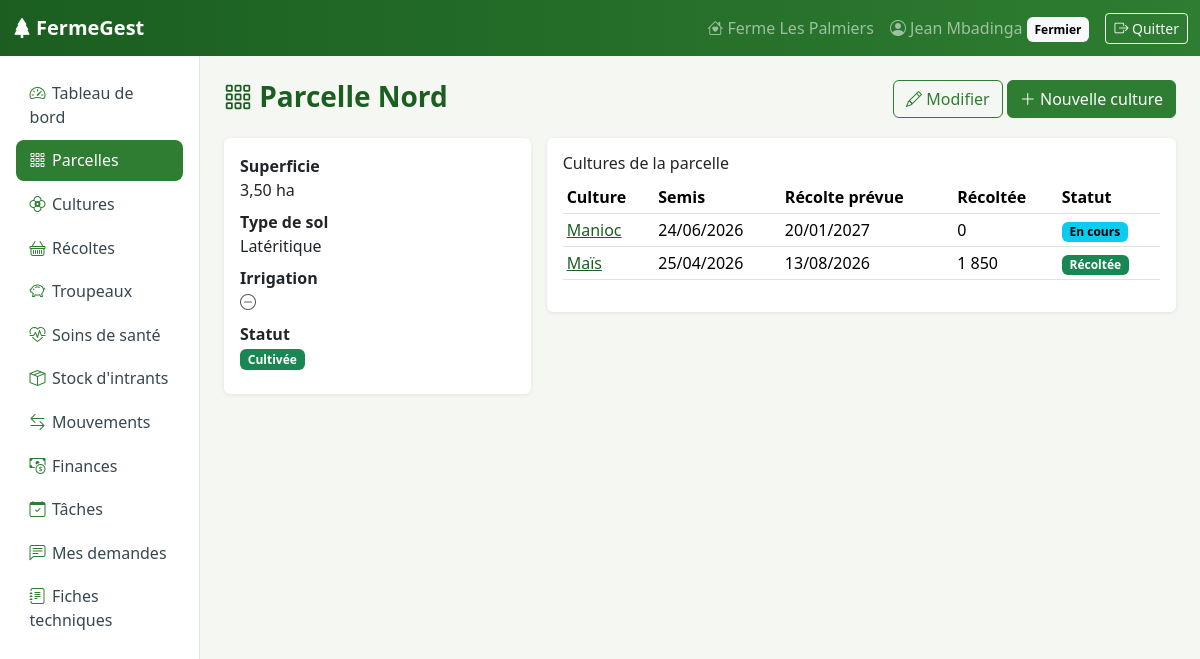
The app's page /exploitation/parcelles/1/ (signed in) with its own data.
### exploitation/models.py (models this page shows, shortened)
class Ferme(models.Model):
    proprietaire = models.OneToOneField(
        settings.AUTH_USER_MODEL, on_delete=models.CASCADE, related_name="ferme"
    )
    nom = models.CharField("Nom de la ferme", max_length=120)
    localisation = models.CharField("Localisation", max_length=160)
    superficie_totale = models.DecimalField(
        "Superficie totale (ha)", max_digits=8, decimal_places=2, default=0
    )
    description = models.TextField("Description", blank=True)
    date_creation = models.DateField("Date de création", default=timezone.localdate)
    class Meta:
        verbose_name = "Ferme"
        verbose_name_plural = "Fermes"

class Parcelle(models.Model):
    class TypeSol(models.TextChoices):
        ARGILEUX = "ARGILEUX", "Argileux"
        SABLEUX = "SABLEUX", "Sableux"
        LIMONEUX = "LIMONEUX", "Limoneux"
        HUMIFERE = "HUMIFERE", "Humifère"
        LATERITIQUE = "LATERITIQUE", "Latéritique"
    class Statut(models.TextChoices):
        LIBRE = "LIBRE", "Libre"
        CULTIVEE = "CULTIVEE", "Cultivée"
        JACHERE = "JACHERE", "En jachère"
    ferme = models.ForeignKey(Ferme, on_delete=models.CASCADE, related_name="parcelles")
    nom = models.CharField("Nom", max_length=80)
    superficie = models.DecimalField("Superficie (ha)", max_digits=7, decimal_places=2,
                                     validators=POSITIF)
    type_sol = models.CharField("Type de sol", max_length=12, choices=TypeSol.choices,
                                default=TypeSol.LIMONEUX)
    irrigation = models.BooleanField("Irrigation disponible", default=False)
    statut = models.CharField("Statut", max_length=10, choices=Statut.choices,
                              default=Statut.LIBRE)
    class Meta:
        ordering = ["nom"]
        unique_together = [("ferme", "nom")]

class Culture(models.Model):
    class Statut(models.TextChoices):
        EN_COURS = "EN_COURS", "En cours"
        RECOLTEE = "RECOLTEE", "Récoltée"
        ABANDONNEE = "ABANDONNEE", "Abandonnée"
    parcelle = models.ForeignKey(Parcelle, on_delete=models.CASCADE, related_name="cultures")
    nom = models.CharField("Culture", max_length=80, help_text="Ex. : manioc, banane plantain")
    variete = models.CharField("Variété", max_length=80, blank=True)
    date_semis = models.DateField("Date de semis / plantation")
    date_recolte_prevue = models.DateField("Récolte prévue", null=True, blank=True)
    statut = models.CharField("Statut", max_length=12, choices=Statut.choices,
                              default=Statut.EN_COURS)
    notes = models.TextField("Notes", blank=True)
    class Meta:
        ordering = ["-date_semis"]
    @property
    def quantite_recoltee(self):
        total = self.recoltes.aggregate(t=models.Sum("quantite"))["t"]
        return total or Decimal("0")

### exploitation/views.py (the view)
# urls.py: path("parcelles/<int:pk>/", views.ParcelleDetail.as_view(), name="parcelle_detail"),
class ParcelleDetail(_DetailBase):
    modele = Parcelle
    template_name = "exploitation/parcelle_detail.html"

### comptes/context_processors.py (called while the page is built)
def navigation(request):
    user = request.user
    role, menu = None, []
    if user.is_authenticated:
        profil = getattr(user, "profil", None)
        if user.is_staff:
            role = "ADMIN"
        elif profil:
            role = profil.role
            modele = MENU_FERMIER if profil.est_fermier else MENU_EXPERT
            for libelle, nom_url, icone in modele:
                url = reverse(nom_url)
                actif = request.path == url or (
                    url.count("/") > 2 and request.path.startswith(url))
                menu.append({"libelle": libelle, "url": url, "icone": icone, "actif": actif})
    return {"role_courant": role, "menu": menu}

### comptes/models.py (called while the page is built)
    @property
    def est_fermier(self):
        return self.role == self.Role.FERMIER

### comptes/permissions.py (called while the page is built)
    def test_func(self):
        user = self.request.user
        profil = getattr(user, "profil", None)
        return bool(profil and profil.est_valide and profil.role == self.role_requis)

### exploitation/templatetags/crud_extras.py (called while the page is built)
@register.simple_tag
def cellule(objet, attribut):
    brut = getattr(objet, attribut, "")
    lecteur = getattr(objet, f"get_{attribut}_display", None)
    texte = lecteur() if lecteur else brut
    if isinstance(brut, bool):
        return format_html('<i class="bi {} "></i>', "bi-check-circle-fill text-success"
                           if brut else "bi-dash-circle text-muted")
    if brut is None or brut == "":
        return "—"
    if attribut in ATTRIBUTS_BADGE:
        return format_html('<span class="badge text-bg-{}">{}</span>',
                           BADGES.get(brut, "secondary"), texte)
    if not lecteur and isinstance(brut, (int, float)) or hasattr(brut, "as_tuple"):
        return formats.localize(brut, use_l10n=True)
    if hasattr(brut, "strftime"):
        return formats.date_format(brut, "SHORT_DATE_FORMAT")
    return texte

### exploitation/views.py (called while the page is built)
    def get_queryset(self):
        return self.modele.objects.filter(**{self.ferme_lookup: self.request.user.ferme})

    def get_context_data(self, **kwargs):
        ctx = super().get_context_data(**kwargs)
        ctx.update(prefixe=self.prefixe, titre_pluriel=self.titre_pluriel,
                   titre_singulier=self.titre_singulier, icone=self.icone)
        return ctx

### templates/exploitation/parcelle_detail.html (shortened to what this page needs)
{% extends "base.html" %}{% load crud_extras %}
{% block contenu %}
<div class="d-flex justify-content-between mb-3"><h1 class="page-titre h3"><i class="bi bi-grid-3x3-gap"></i> {{ object.nom }}</h1>
<div><a class="btn btn-outline-primary" href="{% url 'exploitation:parcelle_modifier' object.pk %}"><i class="bi bi-pencil"></i> Modifier</a>
<a class="btn btn-primary" href="{% url 'exploitation:culture_creer' %}?parcelle={{ object.pk }}"><i class="bi bi-plus-lg"></i> Nouvelle culture</a></div></div>
<div class="row g-3">
  <div class="col-md-4"><div class="card"><div class="card-body">
    <dl class="mb-0">
      <dt>Superficie</dt><dd>{{ object.superficie }} ha</dd>
      <dt>Type de sol</dt><dd>{{ object.get_type_sol_display }}</dd>
      <dt>Irrigation</dt><dd>{% cellule object 'irrigation' %}</dd>
      <dt>Statut</dt><dd>{% cellule object 'statut' %}</dd>
    </dl></div></div></div>
  <div class="col-md-8"><div class="card"><div class="card-body">
    <h2 class="h6">Cultures de la parcelle</h2>
    <table class="table table-sm align-middle">
      <thead><tr><th>Culture</th><th>Semis</th><th>Récolte prévue</th><th>Récoltée</th><th>Statut</th></tr></thead>
      {% for c in object.cultures.all %}
      <tr><td><a href="{% url 'exploitation:culture_detail' c.pk %}">{{ c.nom }}</a></td><td>{{ c.date_semis|date:"d/m/Y" }}</td><td>{{ c.date_recolte_prevue|date:"d/m/Y"|default:"—" }}</td><td>{{ c.quantite_recoltee }}</td><td>{% cellule c 'statut' %}</td></tr>
      {% empty %}<tr><td colspan="5" class="text-muted">Aucune culture sur cette parcelle.</td></tr>{% endfor %}
    </table></div></div></div>
</div>
{% endblock %}

### templates/base.html (shortened to what this page needs)
{% load static %}<!DOCTYPE html>
<html lang="fr">
<head>
  <link rel="stylesheet" href="{% static 'vendor/bootstrap/bootstrap.min.css' %}">
  <link rel="stylesheet" href="{% static 'vendor/bootstrap-icons/bootstrap-icons.min.css' %}">
  <link rel="stylesheet" href="{% static 'css/app.css' %}">
</head>
<body>
<nav class="navbar navbar-dark navbar-ferme navbar-expand sticky-top">
  <div class="container-fluid">
    <a class="navbar-brand fw-bold" href="{% url 'comptes:accueil' %}"><i class="bi bi-tree-fill me-1"></i>FermeGest</a>
    <ul class="navbar-nav ms-auto align-items-center">
      {% if user.is_authenticated %}
        {% if role_courant == 'ADMIN' %}
          <li class="nav-item"><a class="nav-link" href="{% url 'admin:index' %}"><i class="bi bi-gear"></i> Administration</a></li>
        {% elif role_courant == 'FERMIER' %}
          <li class="nav-item"><a class="nav-link" href="{% url 'exploitation:ferme_modifier' %}"><i class="bi bi-house-heart"></i><span class="d-none d-lg-inline"> {{ user.ferme.nom }}</span></a></li>
        {% endif %}
        <li class="nav-item"><a class="nav-link" href="{% url 'comptes:profil' %}"><i class="bi bi-person-circle"></i><span class="d-none d-md-inline"> {{ user.get_full_name|default:user.username }}</span>
          {% if role_courant == 'EXPERT' %}<span class="badge text-bg-warning d-none d-sm-inline">Expert</span>{% elif role_courant == 'FERMIER' %}<span class="badge text-bg-light d-none d-sm-inline">Fermier</span>{% endif %}</a></li>
        <li class="nav-item">
          <form method="post" action="{% url 'comptes:deconnexion' %}" class="d-inline">{% csrf_token %}
            <button class="btn btn-sm btn-outline-light ms-2"><i class="bi bi-box-arrow-right"></i><span class="d-none d-md-inline"> Quitter</span></button>
          </form>
        </li>
      {% endif %}
    </ul>
  </div>
</nav>
<div class="container-fluid">
  <div class="row">
    {% if menu %}
    <aside class="col-md-3 col-lg-2 sidebar p-3 d-none d-md-block">
      <ul class="nav flex-column">
        {% for item in menu %}
        <li class="nav-item"><a class="nav-link {% if item.actif %}active{% endif %}" href="{{ item.url }}"><i class="bi {{ item.icone }}"></i>{{ item.libelle }}</a></li>
        {% endfor %}
      </ul>
    </aside>
    {% endif %}
    <main class="col p-4">
      {% block contenu %}{% endblock %}
    </main>
  </div>
</div>
</body>
</html>

### static/css/app.css (style rules this page uses)
:root { --fg-green:#2e7d32; --fg-green-dark:#1b5e20; --fg-soil:#6d4c41; --fg-bg:#f4f7f2; }
body { background: var(--fg-bg); }
.navbar-ferme { background: linear-gradient(90deg, var(--fg-green-dark), var(--fg-green)); }
.sidebar { min-height: calc(100vh - 56px); background:#fff; border-right:1px solid #e3e8e0; }
.sidebar .nav-link { color:#37474f; border-radius:.5rem; padding:.55rem .85rem; margin-bottom:2px; }
.sidebar .nav-link i { width:1.4rem; display:inline-block; color:var(--fg-green); }
.sidebar .nav-link.active { background:var(--fg-green); color:#fff; }
.sidebar .nav-link.active i { color:#fff; }
.card { border:0; box-shadow:0 1px 4px rgba(0,0,0,.08); }
.btn-primary { background:var(--fg-green); border-color:var(--fg-green); }
.btn-outline-primary { color:var(--fg-green); border-color:var(--fg-green); }
a { color:var(--fg-green-dark); }
.page-titre { color:var(--fg-green-dark); font-weight:700; }

### records on screen
Parcelle: nom "Parcelle Nord", superficie "3,50", type_sol "Latéritique", statut "Cultivée"
Culture: nom "Manioc", date_semis "24/06/2026", date_recolte_prevue "20/01/2027", quantite_recoltee "0", statut "En cours"
Culture: nom "Maïs", date_semis "25/04/2026", date_recolte_prevue "13/08/2026", quantite_recoltee "1 850", statut "Récoltée"

### other values on screen
{{ user.ferme.nom }} "Ferme Les Palmiers"
{{ user.get_full_name|default:user.username }} "Jean Mbadinga"
{{ item.libelle }} "Tableau de bord" "Parcelles" "Cultures" "Récoltes" "Troupeaux" "Soins de santé" "Stock d'intrants" "Mouvements" "Finances" "Tâches" "Mes demandes" "Fiches techniques"
